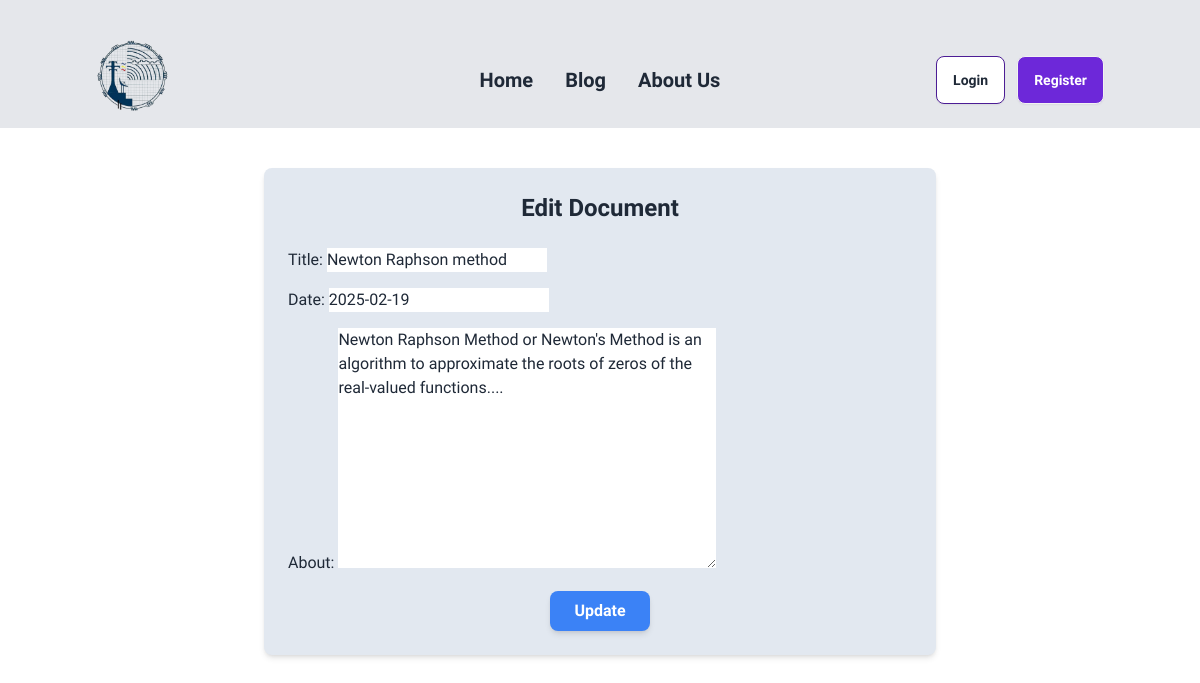
/my_note/courses/21, run on the app's committed database.
### documents/models.py (models this page shows, shortened)
class My_Document(models.Model):
    title = models.CharField(max_length=100)
    already_studied = models.BooleanField(default=False)
    date = models.DateField(auto_now=False, auto_now_add=False)
    about = models.TextField()
    video = models.URLField(max_length=1000)
    course = models.ForeignKey(Course, on_delete=models.CASCADE, related_name='my_documents')

### my_note/views.py (the view)
# urls.py: path('courses/<int:id>',views.edit_document,name="edit_document"),
def edit_document(request, id):
    my_doc = get_object_or_404(My_Document, pk=id)  # Use get_object_or_404 for better error handling
    if request.method == 'POST':
        my_doc_form = My_DocumentForm(request.POST, instance=my_doc)
        if my_doc_form.is_valid():
            my_doc_form.save()
            return redirect('my_course_detail', course_id=my_doc.course.id)  # Pass course_id correctly
    else:
        my_doc_form = My_DocumentForm(instance=my_doc)
    return render(request, 'edit_document.html', {'form': my_doc_form})

### documents/forms.py
class My_DocumentForm(forms.ModelForm):
    class Meta:
        model = My_Document
        fields = ['title', 'date', 'about']

### my_note/templates/edit_document.html (shortened to what this page needs)
{% extends "base1.html" %}
{% block content %}
<div class="max-w-2xl mx-auto mt-10 p-6 bg-slate-200 shadow-md rounded-lg">
    <h2 class="text-center text-2xl font-bold mb-6">Edit Document</h2>
    <form method="post" class="space-y-4">
        {{ form.as_p }}
        <div class="flex justify-center mt-6">
            <button type="submit" class="bg-blue-500 hover:bg-blue-600 text-white font-bold py-2 px-6 rounded-lg shadow-md">
                Update
            </button>
        </div>
    </form>
</div>
{% endblock %}

### templates/base1.html (style rules this page uses)
.sora-font { font-family: "Sora", serif; font-optical-sizing: auto; }

### data on the page
My_Document: title "Newton Raphson method", date "2025-02-19", about "Newton Raphson Method or Newton's Method is an algorithm to approximate the roots of zeros of the real-valued functions...."
